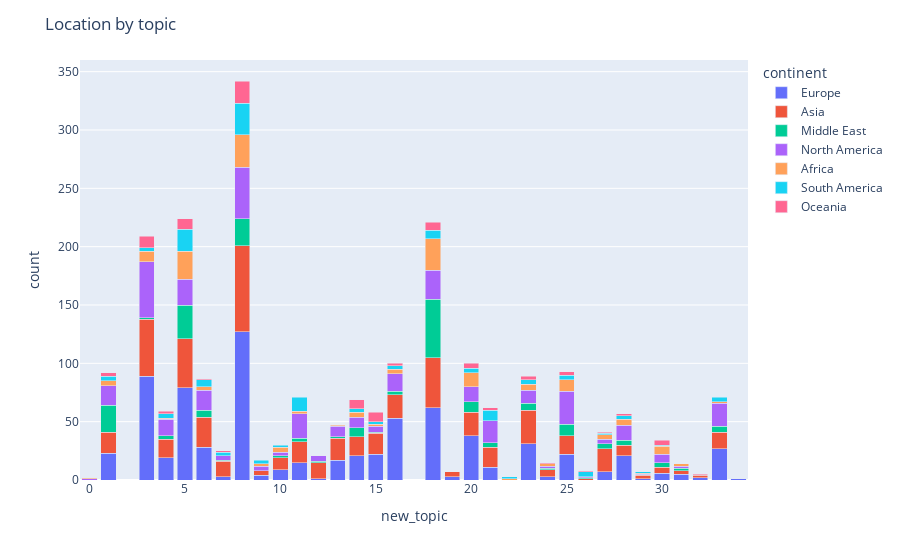

Notebook code for this chart:
### Markdown cell above
### Plot the results

### Code cell
df_region = df_analyze.explode('continent')
df_region = df_region.groupby(['continent', 'new_topic']).size().reset_index(name='count')
df_region = df_region.sort_values('count', ascending=False)

# Plot the results top 10
fig = px.bar(df_region, x='new_topic', y='count', color='continent', barmode='stack')
fig.update_layout(title='Location by topic')
fig.show()

### Figure 1 — Plotly figure (JSON) as saved in the notebook; plotly's stock layout.template omitted (floating-point values rounded to 4 significant figures)
{"data": [{"alignmentgroup": "True", "hovertemplate": "continent=Europe<br>new_topic=%{x}<br>count=%{y}<extra></extra>", "legendgroup": "Europe", "marker": {"color": "#636efa", "pattern": {"shape": ""}}, "name": "Europe", "offsetgroup": "Europe", "orientation": "v", "showlegend": true, "textposition": "auto", "type": "bar", "x": [8, 3, 5, 18, 16, 20, 23, 6, 33, 1, 25, 15, 28, 14, 4, 13, 11, 21, 10, 27, 30, 31, 9, 24, 19, 7, 32, 12, 34, 29], "xaxis": "x", "y": [127, 89, 79, 62, 53, 38, 31, 28, 27, 23, 22, 22, 21, 21, 19, 17, 15, 11, 9, 7, 6, 5, 4, 3, 3, 3, 2, 1, 1, 1], "yaxis": "y"}, {"alignmentgroup": "True", "hovertemplate": "continent=Asia<br>new_topic=%{x}<br>count=%{y}<extra></extra>", "legendgroup": "Asia", "marker": {"color": "#EF553B", "pattern": {"shape": ""}}, "name": "Asia", "offsetgroup": "Asia", "orientation": "v", "showlegend": true, "textposition": "auto", "type": "bar", "x": [8, 3, 18, 5, 23, 6, 20, 27, 16, 13, 15, 11, 1, 21, 25, 4, 14, 12, 33, 7, 10, 28, 24, 30, 19, 9, 31, 29, 32, 26], "xaxis": "x", "y": [74, 49, 43, 42, 29, 26, 20, 20, 20, 19, 18, 18, 18, 17, 16, 16, 16, 14, 14, 13, 10, 9, 6, 5, 4, 4, 3, 3, 2, 1], "yaxis": "y"}, {"alignmentgroup": "True", "hovertemplate": "continent=Middle East<br>new_topic=%{x}<br>count=%{y}<extra></extra>", "legendgroup": "Middle East", "marker": {"color": "#00cc96", "pattern": {"shape": ""}}, "name": "Middle East", "offsetgroup": "Middle East", "orientation": "v", "showlegend": true, "textposition": "auto", "type": "bar", "x": [18, 5, 1, 8, 25, 20, 14, 23, 6, 33, 27, 21, 28, 30, 11, 4, 16, 10, 31, 26, 24, 15, 13, 12, 7, 3], "xaxis": "x", "y": [50, 29, 23, 23, 10, 9, 8, 6, 6, 5, 4, 4, 4, 4, 3, 3, 3, 2, 2, 1, 1, 1, 1, 1, 1, 1], "yaxis": "y"}, {"alignmentgroup": "True", "hovertemplate": "continent=North America<br>new_topic=%{x}<br>count=%{y}<extra></extra>", "legendgroup": "North America", "marker": {"color": "#ab63fa", "pattern": {"shape": ""}}, "name": "North America", "offsetgroup": "North America", "orientation": "v", "showlegend": true, "textposition": "auto", "type": "bar", "x": [3, 8, 25, 18, 5, 11, 33, 21, 6, 1, 16, 4, 28, 20, 23, 13, 14, 30, 15, 12, 7, 9, 27, 10, 24, 31, 29, 26, 0], "xaxis": "x", "y": [48, 44, 28, 25, 22, 21, 20, 19, 17, 17, 15, 14, 13, 13, 11, 9, 9, 7, 5, 5, 4, 4, 4, 3, 2, 2, 1, 1, 1], "yaxis": "y"}, {"alignmentgroup": "True", "hovertemplate": "continent=Africa<br>new_topic=%{x}<br>count=%{y}<extra></extra>", "legendgroup": "Africa", "marker": {"color": "#FFA15A", "pattern": {"shape": ""}}, "name": "Africa", "offsetgroup": "Africa", "orientation": "v", "showlegend": true, "textposition": "auto", "type": "bar", "x": [8, 18, 5, 20, 25, 3, 30, 23, 28, 10, 27, 14, 16, 1, 6, 11, 31, 24, 15, 9, 4, 13, 22, 29, 33, 0], "xaxis": "x", "y": [28, 27, 24, 12, 10, 9, 7, 5, 5, 4, 4, 4, 4, 4, 3, 2, 2, 2, 2, 2, 1, 1, 1, 1, 1, 1], "yaxis": "y"}, {"alignmentgroup": "True", "hovertemplate": "continent=South America<br>new_topic=%{x}<br>count=%{y}<extra></extra>", "legendgroup": "South America", "marker": {"color": "#19d3f3", "pattern": {"shape": ""}}, "name": "South America", "offsetgroup": "South America", "orientation": "v", "showlegend": true, "textposition": "auto", "type": "bar", "x": [8, 5, 11, 21, 18, 6, 26, 25, 20, 23, 33, 4, 1, 28, 7, 3, 14, 16, 9, 22, 10, 15, 27, 29, 30], "xaxis": "x", "y": [27, 19, 12, 9, 7, 6, 4, 4, 4, 4, 4, 4, 4, 3, 3, 3, 3, 3, 3, 2, 2, 2, 1, 1, 1], "yaxis": "y"}, {"alignmentgroup": "True", "hovertemplate": "continent=Oceania<br>new_topic=%{x}<br>count=%{y}<extra></extra>", "legendgroup": "Oceania", "marker": {"color": "#FF6692", "pattern": {"shape": ""}}, "name": "Oceania", "offsetgroup": "Oceania", "orientation": "v", "showlegend": true, "textposition": "auto", "type": "bar", "x": [8, 3, 5, 15, 14, 18, 20, 30, 1, 23, 25, 21, 16, 28, 4, 7, 24, 26, 27, 6, 32], "xaxis": "x", "y": [19, 10, 9, 8, 8, 7, 4, 4, 3, 3, 3, 2, 2, 2, 2, 1, 1, 1, 1, 1, 1], "yaxis": "y"}], "layout": {"barmode": "stack", "legend": {"title": {"text": "continent"}, "tracegroupgap": 0}, "margin": {"t": 60}, "title": {"text": "Location by topic"}, "xaxis": {"anchor": "y", "domain": [0, 1], "title": {"text": "new_topic"}}, "yaxis": {"anchor": "x", "domain": [0, 1], "title": {"text": "count"}}}}
